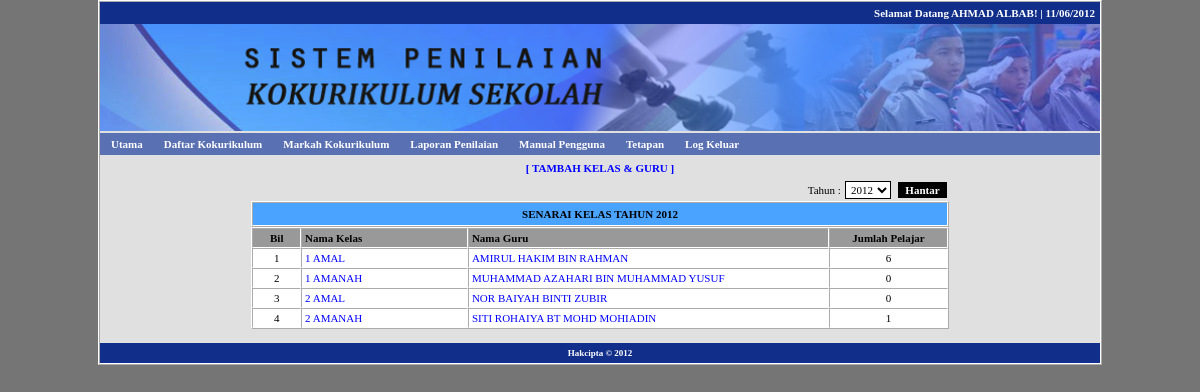
/sesi.php?menu=senarai (signed in), run on the app's committed database.
### tables this page shows
CREATE TABLE IF NOT EXISTS `user` (
  `uid` int(11) NOT NULL AUTO_INCREMENT,
  `ulevel` int(1) NOT NULL DEFAULT '3',
  `unokp` varchar(12) NOT NULL,
  `upass` varchar(32) NOT NULL,
  `unama` varchar(255) NOT NULL,
  `ujawatan` varchar(255) NOT NULL,
  PRIMARY KEY (`uid`)
);

CREATE TABLE IF NOT EXISTS `tahun` (
  `tid` int(11) NOT NULL AUTO_INCREMENT,
  `tahun` int(4) NOT NULL,
  PRIMARY KEY (`tid`)
);

CREATE TABLE IF NOT EXISTS `sesikelas` (
  `sidk` int(11) NOT NULL AUTO_INCREMENT,
  `tahun` int(4) NOT NULL,
  `kid` int(11) NOT NULL,
  `unokp` varchar(12) NOT NULL,
  PRIMARY KEY (`sidk`),
  KEY `kid` (`kid`),
  KEY `tahun` (`tahun`)
);

CREATE TABLE IF NOT EXISTS `kelas` (
  `kid` int(11) NOT NULL AUTO_INCREMENT,
  `kelas` varchar(255) NOT NULL,
  PRIMARY KEY (`kid`)
);

### inc/fungsi.php (called while the page is built, shortened)
<?php
function semakSlash($input) {
	if(!get_magic_quotes_gpc()) {
		$input = mysql_real_escape_string($input);
	}
	return $input;
}
function input1($str) {
	$str = htmlentities(strtoupper(trim(semakSlash($str))));
	return $str;
}
function output1($str) {
	if(!get_magic_quotes_gpc()) {
		$str = stripslashes($str);
	}
	return $str;
}
if (!empty($_SESSION['user'])) {
	$sm = "SELECT * FROM user
		WHERE unokp = '" . input1($_SESSION['user']) . "'
		ORDER BY unokp ASC
	";
	$dm = mysql_query($sm);
	$tm = mysql_fetch_array($dm);
}
?>

### tmp/sesi_senarai.php (the view, shortened to what this page needs)
<table width="100%" border="0" cellpadding="2" cellspacing="0">
  <tr>
    <td width="100%" align="center" valign="top">
      <table width="70%" border="0" cellspacing="0" cellpadding="5">
        <tr>
          <td align="center" class="tkmenu3">[ <a href="sesi.php?menu=kelas">TAMBAH KELAS & GURU</a> ]</td>
        </tr>
      </table>
      <?php
	  if (!empty($_POST['tahun'])) { $tahun = $_POST['tahun']; }
	  else {
		  $sx = "SELECT * FROM tahun
			  ORDER BY tahun DESC
		  ";
		  $dx = mysql_query($sx);
		  $tx = mysql_fetch_array($dx);
		  $tahun = $tx['tahun'];
	  }
	  ?>
      <table width="70%" border="0" cellspacing="0" cellpadding="2">
      	<form name="sesi" action="sesi.php?menu=senarai" method="post">
        <tr>
          <td width="87%" align="right">Tahun :</td>
          <td width="5%" align="right"><select name="tahun" id="tahun" class="input">
          	<?php
			$sx = "SELECT * FROM tahun
				ORDER BY tahun DESC
			";
			$dx = mysql_query($sx);
			while ($tx = mysql_fetch_array($dx)) {
				if ($tx['tahun'] == $tahun) { $select = 'selected="selected"'; }
				else { $select = ""; }
				?>
                <option value="<?php echo $tx['tahun']; ?>" <?php echo $select; ?>><?php echo $tx['tahun']; ?></option>
            <?php
			}
			?>
          </select></td>
          <td width="8%" align="right"><input name="submit" type="submit" class="button" id="submit" value="Hantar" /></td>
        </tr>
        </form>
      </table>
      <table width="70%" border="1" cellspacing="0" cellpadding="5">
        <tr>
          <td align="center" bgcolor="#49A3FF" class="tkmenu2">SENARAI KELAS TAHUN <?php echo $tahun; ?></td>
        </tr>
      </table>
      <table width="70%" border="1" cellspacing="0" cellpadding="3" class="table2">
        <tr class="tkmenu2">
          <td width="7%" align="center" valign="middle" bgcolor="#999999">Bil</td>
          <td width="24%" align="left" valign="middle" bgcolor="#999999">Nama Kelas</td>
          <td width="52%" align="left" valign="middle" bgcolor="#999999">Nama Guru</td>
          <td width="17%" align="center" valign="middle" bgcolor="#999999">Jumlah Pelajar</td>
        </tr>
        <?php
		$s = "SELECT s.*, t.*, k.*
			FROM sesikelas AS s, tahun AS t, kelas AS k
			WHERE s.tahun = t.tahun
			AND s.kid = k.kid
			AND t.tahun = '" . input1($tahun) . "'
			ORDER BY k.kelas ASC
		";
		$d = mysql_query($s);
		$n = 0;
		while ($t = mysql_fetch_array($d)) {
			$n = $n + 1;
			?>
            <tr>
              <td align="center" valign="top"><?php echo $n; ?></td>
              <td align="left" valign="top"><?php echo '<a href="sesi.php?menu=pelajar&id='.$t['sidk'].'">'.output1($t['kelas']).'</a>'; ?></td>
              <td align="left" valign="top">
			  	<?php
				$sx = "SELECT * FROM user
					WHERE unokp = '" . input1($t['unokp']) . "'
					ORDER BY unokp ASC
				";
				$dx = mysql_query($sx);
				if (mysql_num_rows($dx) >= 1) {
					$tx = mysql_fetch_array($dx);
					echo '<a href="sesi.php?menu=kemaskinikelas&id='.$t['sidk'].'">'.output1($tx['unama']).'</a>';
				}
				else { echo "&nbsp;"; }
				?>
              </td>
              <td align="center" valign="top">
			  	  <?php
				  $sx = "SELECT * FROM sesipelajar
					WHERE sidk = '".input1($t['sidk'])."'
					ORDER BY pnokp ASC
				  ";
				  $dx = mysql_query($sx);
				  echo mysql_num_rows($dx);
				?>
              </td>
            </tr>
        <?php
		}
			?>
      </table>
    <br></td>
  </tr>
</table>

### tmp/header.php (shortened to what this page needs)
<!DOCTYPE HTML>
<html>
<head>
<link rel="stylesheet" type="text/css" href="files/style.css">
</head>
<body>
<table width="1000" border="1" align="center" cellpadding="0" cellspacing="0">
  <tr>
    <td>
    <table width="100%" border="0" cellpadding="5" cellspacing="0">
      <tr>
        <td align="right" bgcolor="#112F8A" class="tkmenu">Selamat Datang<?php if (isset($_SESSION['user'])) { echo " " . output1($tm['unama']); } ?>! | <?php echo date("d/m/Y"); ?> </td>
      </tr>
    </table>
    <table width="100%" border="0" cellpadding="0" cellspacing="0">
      <tr>
        <td align="center"><img src="files/banner.png" width="1000"></td>
      </tr>
    </table>
    <table width="100%" border="0" cellpadding="5" cellspacing="0">
      <tr>
        <td align="left" bgcolor="#5970B2" class="tkmenu">
			<ul id="sddm">
				<li><a href="index.php" onmouseover="mopen('m1')" onmouseout="mclosetime()">Utama</a></li>
                <?php
				if (isset($_SESSION['user'])) {
					?>
                    <li><a href="daftar.php?menu=senarai" onmouseover="mopen('m2')" onmouseout="mclosetime()">Daftar Kokurikulum</a></li>
                    <li><a href="markah.php?menu=senarai" onmouseover="mopen('m3')" onmouseout="mclosetime()">Markah Kokurikulum</a></li>
                    <li><a href="laporan.php?menu=senarai" onmouseover="mopen('m4')" onmouseout="mclosetime()">Laporan Penilaian</a></li>
                <?php
				}
				?>
				<li><a href="manual.php" onmouseover="mopen('m6')" onmouseout="mclosetime()">Manual Pengguna</a></li>
                <?php
				if (isset($_SESSION['user'])) {
					if ($tm['ulevel'] == 1) {
						?>
						<li>
							<a href="#" onmouseover="mopen('m7')" onmouseout="mclosetime()">Tetapan</a>
						</li>
					<?php
					}
					?>
					<li><a href="profil.php?menu=logout" onmouseover="mopen('m8')" onmouseout="mclosetime()">Log Keluar</a></li>
                <?php
				}
				?>
			</ul>
        </td>
      </tr>
    </table>

### files/style.css (style rules this page uses)
BODY { background: #757575; color: #000000; font-size: 11px; font-family: Tahoma, Verdana; margin: 0px; }
A:link { color: #0000FF; text-decoration: none; }
TABLE { background: #E0E0E0; border-color: #FFFFFF; }
.table2 { background: #FFFFFF; }
.input { font-size: 11px; font-family: Tahoma, Verdana; border: 1px solid black; text-transform: uppercase; background: white; padding: 1px; }
.button { color: #FFFFFF; font-family: Tahoma, Verdana; font-size: 11px; font-weight: bold; border: 1px solid black; background: #000000; }
.tkmenu { font-weight: bold; color: #FFFFFF; }
.tkmenu2 { font-weight: bold; }
.tkmenu3 { color: #0000FF; font-weight: bold; }
#sddm { margin: 0 -4px; padding: 0; z-index: 30 }
#sddm li { margin: 0; padding: 0; list-style: none; float: left; }
#sddm li a { margin: 0 1px 0 0; padding: 4px 10px; width: 70px; background: #5970B2; color: #FFFFFF; text-align: center; text-decoration: none }

### data on the page
user: unama "AHMAD ALBAB"
tahun: tahun "2012"
sesikelas: kid.kelas "1 AMAL", user.unama "AMIRUL HAKIM BIN RAHMAN", mysql_num_rows($dx) "6"
sesikelas: kid.kelas "1 AMANAH", user.unama "MUHAMMAD AZAHARI BIN MUHAMMAD YUSUF", mysql_num_rows($dx) "0"
sesikelas: kid.kelas "2 AMAL", user.unama "NOR BAIYAH BINTI ZUBIR", mysql_num_rows($dx) "0"
sesikelas: kid.kelas "2 AMANAH", user.unama "SITI ROHAIYA BT MOHD MOHIADIN", mysql_num_rows($dx) "1"

### other printed values
form field tahun "2012"
